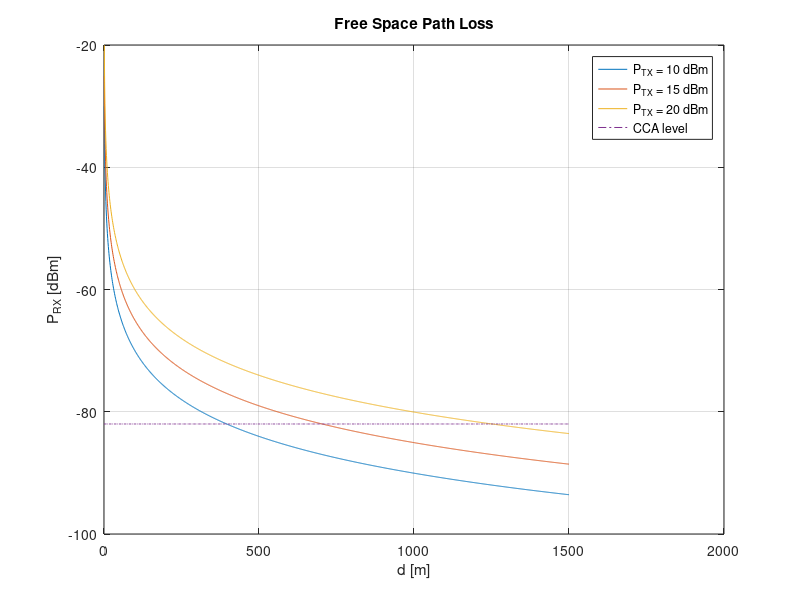

Here is the MATLAB script that generated this plot:
close all
clear

tx_power = [10; 15; 20];
tx_gain = 0;
rx_gain = 0;
wavelength = 0.124913524; % [m]
distance = 0:1:1500;    % [m]
cca = -82;  % [dBm]

pw_received = zeros(length(distance),3);
pw_received(:,1) = tx_power(1) + tx_gain + rx_gain + 20 * log10(wavelength./(4*pi*distance)); % [dBm]
pw_received(:,2) = tx_power(2) + tx_gain + rx_gain + 20 * log10(wavelength./(4*pi*distance));
pw_received(:,3) = tx_power(3) + tx_gain + rx_gain + 20 * log10(wavelength./(4*pi*distance));

plot(distance, pw_received(:,1));
hold on;
plot(distance, pw_received(:,2));
plot(distance, pw_received(:,3));
plot(distance, ones(1,length(distance)) * cca, '-.');
grid on;

title('Free Space Path Loss');
xlabel('d [m]');
ylabel('P_{RX} [dBm]');
legend('P_{TX} = 10 dBm', 'P_{TX} = 15 dBm' ,'P_{TX} = 20 dBm', 'CCA level')